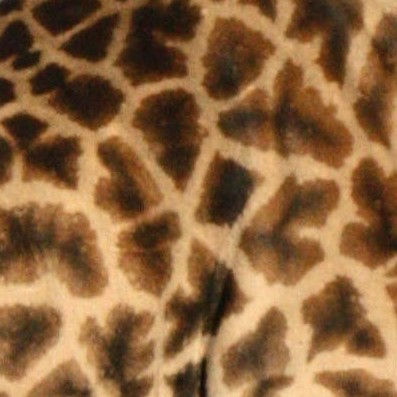
#> input picture src/Pattern-adaptation-scripts/data/3.jpg, 397 x 397 px, found by its file name; its folder holds 4 pictures in this run
$ python DataGenerator.py
#> lines starting #> are read from the running program, lines starting #| are printed output that depends on the picture
import numpy as np
import cv2

if __name__ == "__main__":
    n = 3
    img_raw = cv2.imread("Data/{}.jpg".format(n))
#> img_raw is the input picture: shape (397, 397, 3); mean B, G, R 62.4, 100.9, 140.6
    img0 = cv2.resize(img_raw, (512, 512), interpolation=cv2.INTER_NEAREST)
    blr, mx, mn = 5, 255, 0

    while True:
        img = cv2.medianBlur(img0, blr)
        img = cv2.cvtColor(img, cv2.COLOR_BGR2GRAY)
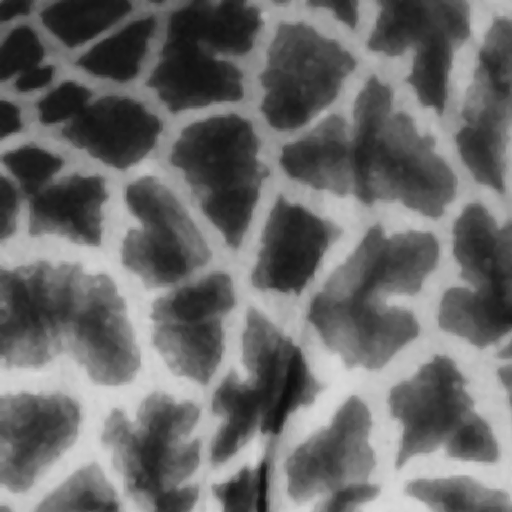
#> img: shape (512, 512); min 13, max 219, mean 108.3
        img = cv2.threshold(img, mn, mx, cv2.THRESH_BINARY)[1]
#> img: shape (512, 512); every value is 255
        cv2.imshow("Image", img)
        k = cv2.waitKey(1)
#> (key q is pressed here)
        if k == ord('q'):
            break
        elif k == ord('s'):
            cv2.imwrite("Data/{}_processed.jpg".format(n), img)
            n += 1
            blr, mx, mn = 5, 255, 0
            img_raw = cv2.imread("Data/{}.jpg".format(n))
            img0 = cv2.resize(img_raw, (512, 512), interpolation=cv2.INTER_NEAREST)
            print("Saved image {}".format(n))
        elif k == ord('B'):
            blr += 2
            print("Blur kernel size = {}".format(blr))
        elif k == ord('b'):
            blr -= 2
            print("Blur kernel size = {}".format(blr))
        elif k == ord('M'):
            mx += 1
            print("Max threshold = {}".format(mx))
        elif k == ord('m'):
            mx -= 1
            print("Max threshold = {}".format(mx))
        elif k == ord('N'):
            mn += 1
            print("Min threshold = {}".format(mn))
        elif k == ord('n'):
            mn -= 1
            print("Min threshold = {}".format(mn))

    cv2.destroyAllWindows()
